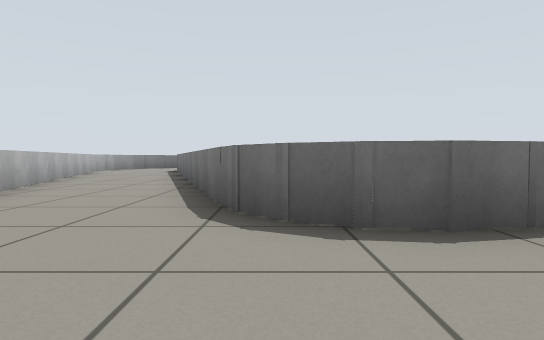
view 1 (above)

16 first-person views from a walk through a world built for the Gazebo simulator. The camera is 0.49 m above the floor, tilts 2° down and sees 75° across. The floor is counted in squares, 1 m on a side. Each view is taken from the middle of a square. On the plan, view 1 faces up. The plan holds only what a view shows up to about 9 squares ahead; the rest is blank.

view 2
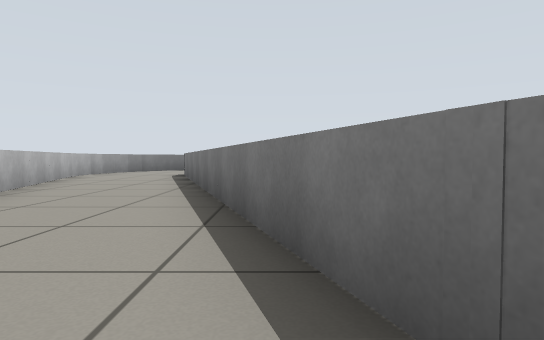

view 3
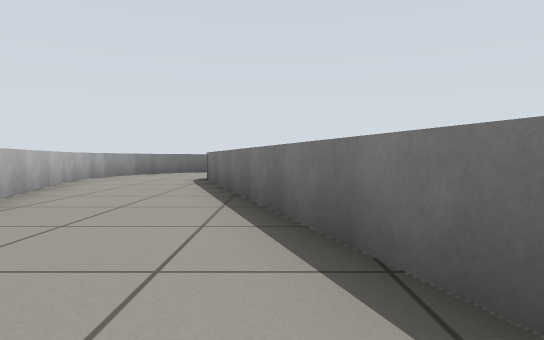

view 4
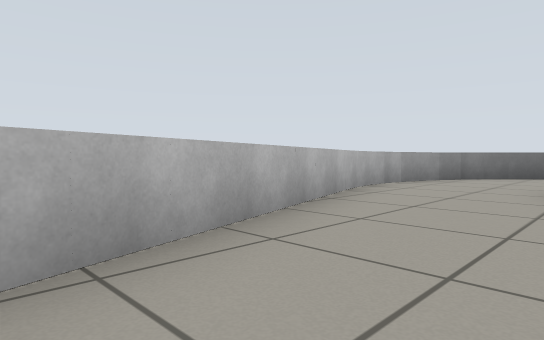

view 5
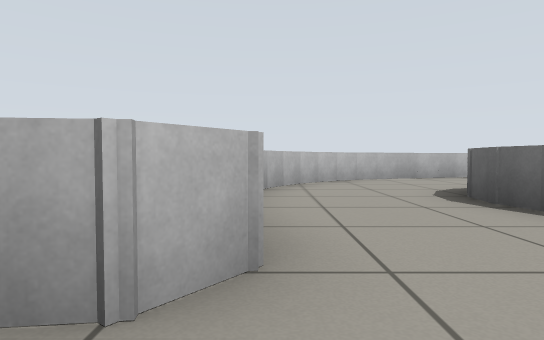

view 6
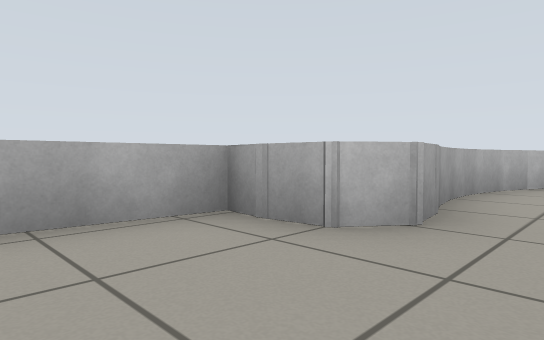

view 7
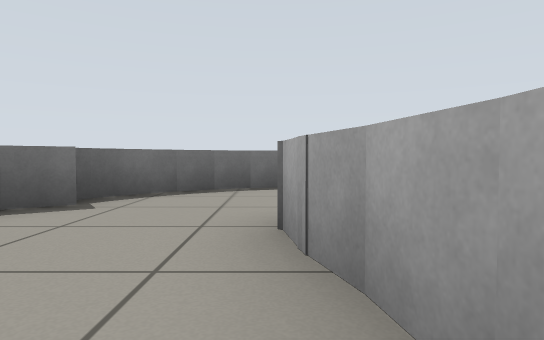

view 8
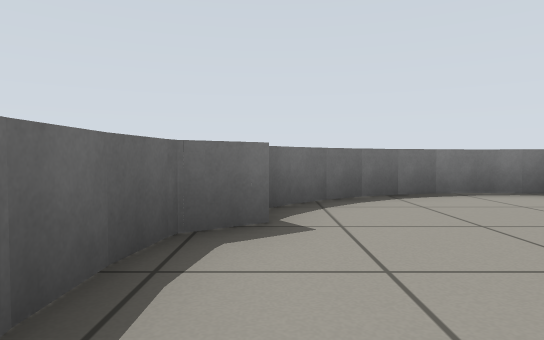

view 9
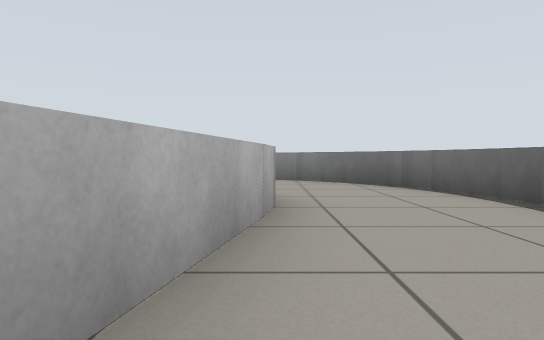

view 10
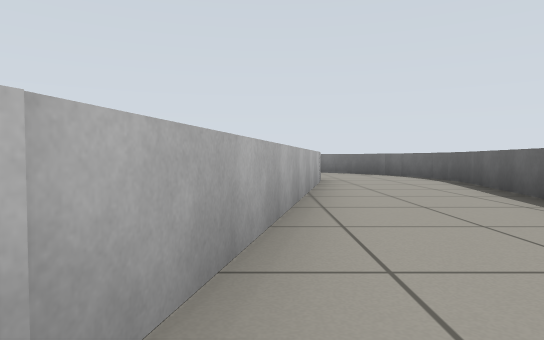

view 11
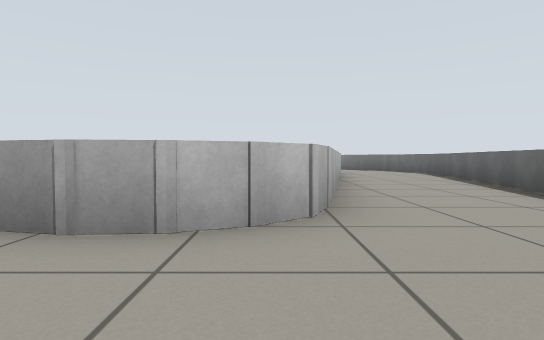

view 12
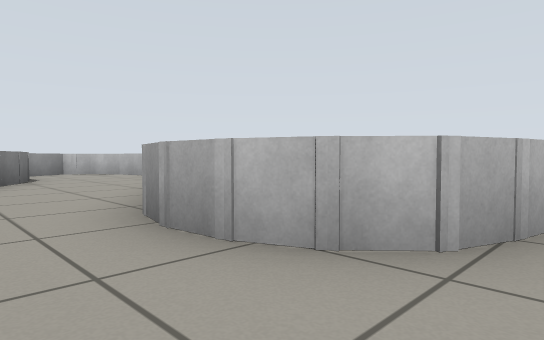

view 13
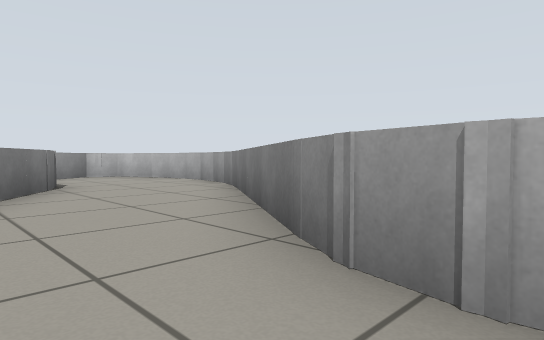

view 14
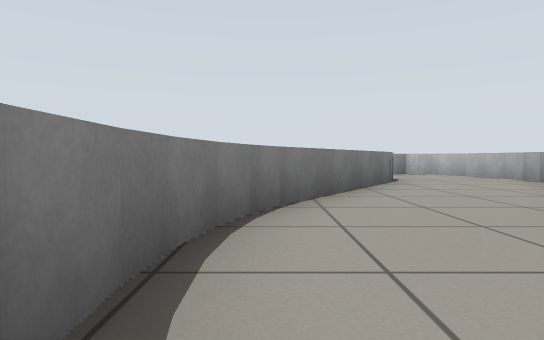

view 15
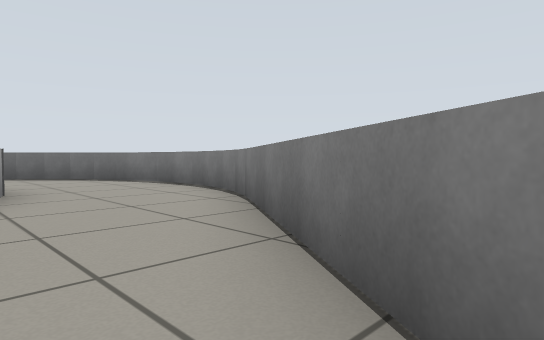

view 16
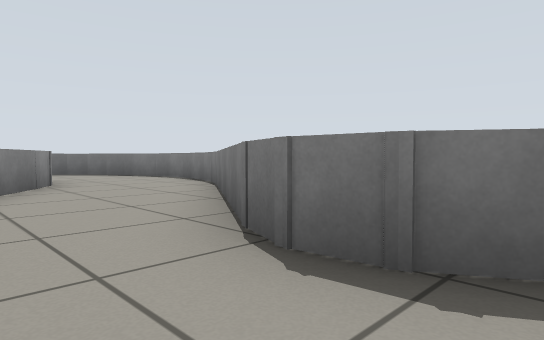

### Floor plan
Points are (right, up) in squares from view 1. A wall is a line through its corners. A room is listed if a view was taken in it or the views show most of it. See-through windows are left out.
Room 1 (views 1, 2, 3, 4, 5, 6, 7, 8, 9, 10, 11, 12, 13, 14, 15, 16)
walls: (4.1, 7.1) (3.8, 6.5) (3.6, 5.9); (3.7, 6.1) (3.6, 5.3); (6.6, 5.8) (9, 9.5); (3.6, 5.4) (3.6, 4.7); (3.6, 4.8) (3.7, 4.1); (6.8, 11.2) (4, 7); (3.7, 4.2) (3.9, 3.6); (8.9, 9.3) (9.2, 10); (6.7, 4.2) (6.5, 4.7) (6.4, 5.3) (6.7, 6.1); (3.8, 3.7) (4.1, 3.1); (9.2, 9.9) (9.4, 10.5) (9.5, 11.2); (6.4, 13) (6.8, 12.2); (9.5, 11) (9.6, 11.7); (3.7, 2.7) (2.9, 2.7); (5, 2.4) (5.9, 3.1); (5.3, 13.6) (6.1, 13.4) (6.7, 12.7) (6.8, 11.7) (6.6, 11); (3, 2.7) (1.2, 2.3) (0.6, 2.4) (0.1, 2.7) (-0.4, 3.3) (-3.4, 12.8); (9.6, 11.6) (9.6, 12.3); (4.7, 2) (4.2, 2.6) (3.5, 2.7); (9.6, 12.2) (9.5, 12.9); (5.7, 1.8) (5.2, 2.2); (9.5, 12.8) (9.3, 13.5); (6.1, 1.3) (5.6, 1.9); (9.3, 13.4) (9.1, 14); (9.1, 13.9) (8.8, 14.5); (8.8, 14.4) (8.4, 14.9); (8.5, 14.9) (8, 15.4); (6.7, 0.3) (6.4, 0.9); (8.1, 15.3) (7.6, 15.7); (4.2, 16.7) (-1.1, 17.8) (-1.7, 17.8); (2.2, -0.3) (3, -0.1); (4.1, -0.9) (4, -1.6) (5.7, -1.8); (1.6, -0.4) (3.5, -0.1) (4, -0.5) (4.1, -1.2); (6.9, -0.9) (6.8, -0.1); (-1.6, 15.1) (5.6, 13.5); (-0.1, -0.3) (0.5, -0.4) (1.1, -0.5) (1.7, -0.4); (-3.1, 2.5) (-2.8, 1.8); (-0.7, 0) (0, -0.3); (6.8, -1.7) (6.9, -0.5) (6.6, 0.6) (6, 1.4); (-2.8, 1.9) (-2.5, 1.4) (-2.1, 0.9); (-1.2, 0.2) (-0.6, -0.1); (-1.7, 0.6) (-1.1, 0.2); (-2.2, 1) (-1.6, 0.5); (-1.6, 17.8) (-2.4, 17.8); (-6.2, 12.2) (-3.1, 2.4); (-6.2, 12.7) (-6.1, 12.1); (-2.2, 17.8) (-2.9, 17.6); (-2.8, 17.7) (-3.4, 17.4); (-6.3, 13.4) (-6.2, 12.6); (-3.3, 17.5) (-4, 17.1); (-6.2, 13.9) (-6.3, 13.2); (-3.9, 17.2) (-4.5, 16.8); (-6, 14.6) (-6.2, 13.8); (-5.8, 15.1) (-6.1, 14.4); (-4.4, 16.9) (-5, 16.4); (-4.8, 16.5) (-5.3, 16); (-5.2, 16.1) (-5.6, 15.5); (-5.6, 15.6) (-5.9, 15)

Where each view was taken, in squares from view 1:
view 1: 0 up, 0 right, facing up
view 2: 3 up, 1 left, facing up
view 3: 5 up, 2 left, facing up
view 4: 7 up, 3 left, facing up-left
view 5: 0 up, 5 right, facing left
view 6: 1 up, 6 right, facing down-left
view 7: 0 up, 1 right, facing right
view 8: 2 up, 2 right, facing right
view 9: 15 up, 2 right, facing left
view 10: 14 up, 6 right, facing left
view 11: 13 up, 9 right, facing left
view 12: 14 up, 8 right, facing down-left
view 13: 12 up, 8 right, facing down-left
view 14: 13 up, 9 right, facing down
view 15: 6 up, 6 right, facing up-right
view 16: 4 up, 5 right, facing up-right
